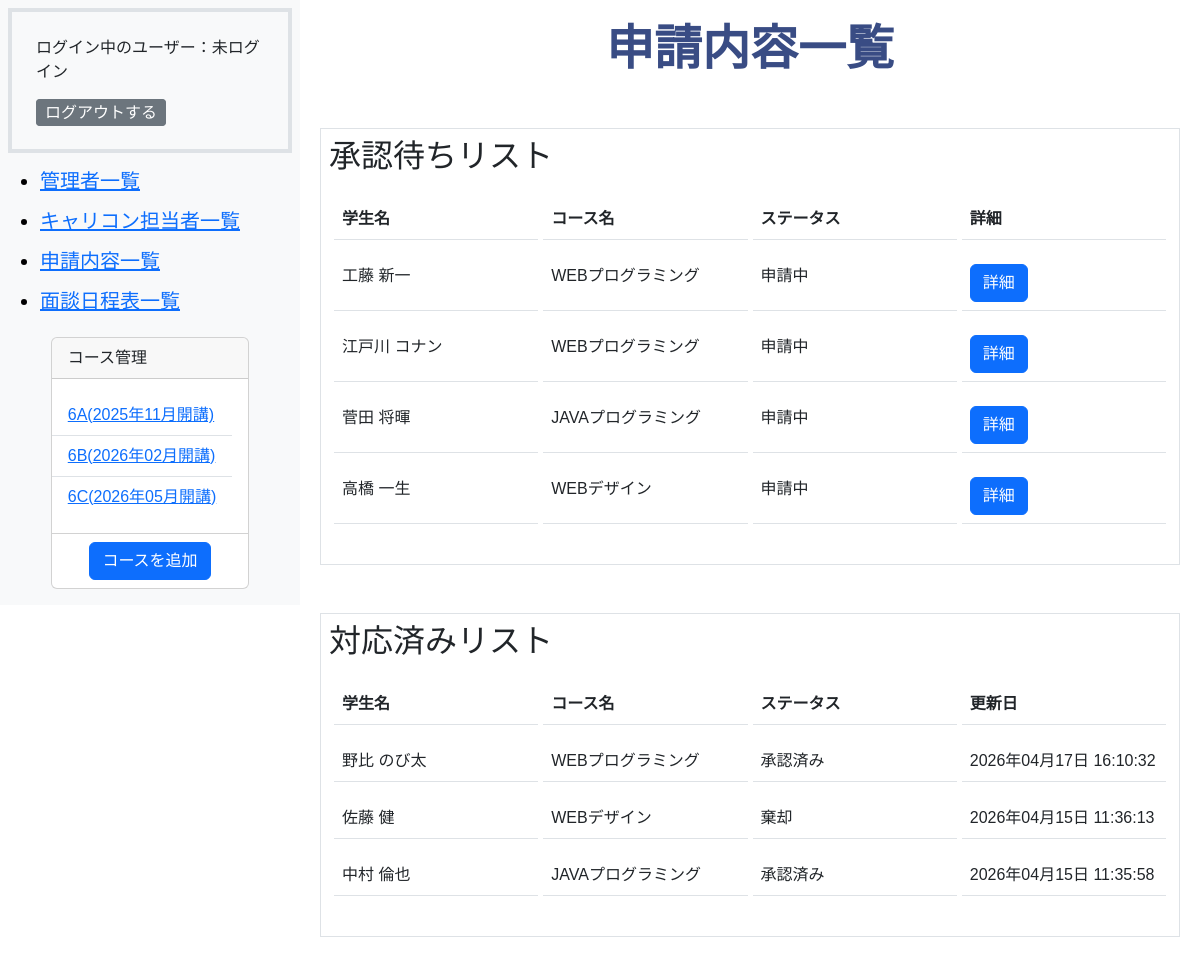
The app's page /admin/index.php with its own data.
### tables this page shows
CREATE TABLE `m_courses` (
  `id` int(11) NOT NULL,
  `name` varchar(255) NOT NULL,
  `start_date` date NOT NULL,
  `end_date` date NOT NULL,
  `course_type` int(11) NOT NULL,
  `classroom_id` int(11) NOT NULL,
  `is_deleted` tinyint(1) NOT NULL DEFAULT 0,
  `created_at` datetime NOT NULL DEFAULT current_timestamp(),
  `updated_at` datetime NOT NULL DEFAULT current_timestamp() ON UPDATE current_timestamp()
);

CREATE TABLE `m_classrooms` (
  `id` int(11) NOT NULL,
  `name` varchar(255) NOT NULL,
  `created_at` datetime NOT NULL DEFAULT current_timestamp(),
  `updated_at` datetime NOT NULL DEFAULT current_timestamp() ON UPDATE current_timestamp()
);

CREATE TABLE `carcon_request_reservations` (
  `id` int(11) NOT NULL,
  `request_carcon_reservation_detail_id` int(11) NOT NULL,
  `change_carcon_reservation_detail_id` int(11) DEFAULT NULL,
  `request_meeting_type` int(11) DEFAULT NULL,
  `change_meeting_type` int(11) DEFAULT NULL,
  `request_status_id` int(11) NOT NULL,
  `request_type` int(4) NOT NULL DEFAULT 0 COMMENT '0: 変更申請 1: キャンセル申請',
  `reject_message` text DEFAULT NULL,
  `created_at` datetime NOT NULL DEFAULT current_timestamp(),
  `updated_at` datetime NOT NULL DEFAULT current_timestamp() ON UPDATE current_timestamp()
);

CREATE TABLE `m_request_statuses` (
  `id` int(11) NOT NULL,
  `name` varchar(255) NOT NULL,
  `created_at` datetime NOT NULL DEFAULT current_timestamp(),
  `updated_at` datetime NOT NULL DEFAULT current_timestamp() ON UPDATE current_timestamp()
);

### includes/functions.php (called while the page is built, shortened)
<?php
function h($string)
{
    return htmlspecialchars($string, ENT_QUOTES, 'UTF-8');
}
function format_date($datetime, $type)
{
    $format_types = [
        1 => 'Y年m月d日 H:i:s',
        2 => 'Y年m月',
        3 => 'm月d日',
        4 => 'Y年m月d日',
        5 => 'Y',
        6 => 'm',
    ];
    return date($format_types[$type], strtotime($datetime));
}

### admin/index.php (the view, shortened to what this page needs)
<?php
require_once __DIR__ . '/../includes/functions.php';
$db = db_connect();
$sql = "SELECT carcon_request_reservations.id AS request_id,
    CONCAT(m_students.last_name , ' ' , m_students.first_name) AS student_name,
    m_courses.name AS course_name,
    m_courses.start_date, m_request_statuses.name AS request_status_name
    FROM carcon_request_reservations
    INNER JOIN carcon_reservation_details ON carcon_request_reservations.request_carcon_reservation_detail_id = carcon_reservation_details.id
    INNER JOIN m_students ON carcon_reservation_details.student_id = m_students.id
    INNER JOIN m_courses ON m_students.course_id = m_courses.id
    INNER JOIN m_request_statuses ON carcon_request_reservations.request_status_id = m_request_statuses.id
    WHERE m_request_statuses.id = 1
    ORDER BY carcon_request_reservations.updated_at ASC";
$stmt = $db->prepare($sql);
$stmt->execute();
$pending_data = $stmt->fetchAll(PDO::FETCH_ASSOC);
$sql = "SELECT carcon_request_reservations.id AS request_id,
    CONCAT(m_students.last_name , ' ' , m_students.first_name) AS student_name,
    m_courses.name AS course_name,
    m_courses.start_date, m_request_statuses.name AS request_status_name,
    carcon_request_reservations.updated_at
    FROM carcon_request_reservations
    INNER JOIN carcon_reservation_details ON carcon_request_reservations.request_carcon_reservation_detail_id = carcon_reservation_details.id
    INNER JOIN m_students ON carcon_reservation_details.student_id = m_students.id
    INNER JOIN m_courses ON m_students.course_id = m_courses.id
    INNER JOIN m_request_statuses ON carcon_request_reservations.request_status_id = m_request_statuses.id
    WHERE m_request_statuses.id != 1
    ORDER BY carcon_request_reservations.updated_at DESC";
$stmt = $db->prepare($sql);
$stmt->execute();
$done_data = $stmt->fetchAll(PDO::FETCH_ASSOC);
?>
<!DOCTYPE html>
<html lang="ja">
<head>
    <link href="https://cdn.jsdelivr.net/npm/bootstrap@5.3.0/dist/css/bootstrap.min.css" rel="stylesheet">
    <link rel="stylesheet" href="../css/style.css">
</head>
<body class="admin-wrapper">
    <?php
    require dirname(__FILE__) . '/sidebar.php';
    ?>
    <section class="admin-main-wrapper">
        <h1 class="display-5 fw-bold text-center">申請内容一覧</h1>
        <div class="border p-2">
            <h2>承認待ちリスト</h2>
            <table class="table table-hover">
                <thead>
                    <tr>
                        <th scope="col">学生名</th>
                        <th scope="col">コース名</th>
                        <th scope="col">ステータス</th>
                        <th scope="col">詳細</th>
                    </tr>
                </thead>
                <tbody>
                    <?php foreach ($pending_data as $data): ?>
                        <tr>
                            <td><?php echo h($data["student_name"]); ?></td>
                            <td><?php echo h($data["course_name"]); ?></td>
                            <td><?php echo h($data["request_status_name"]); ?></td>
                            <td><a href="request_detail.php?id=<?php echo h($data["request_id"]); ?>" class="btn btn-primary d-inline-block">詳細</a></td>
                        </tr>
                    <?php endforeach; ?>
                </tbody>
            </table>
        </div>
        <div class="border p-2 mt-5 mb-5">
            <h2>対応済みリスト</h2>
            <table class="table table-hover">
                <thead>
                    <tr>
                        <th scope="col">学生名</th>
                        <th scope="col">コース名</th>
                        <th scope="col">ステータス</th>
                        <th scope="col">更新日</th>
                    </tr>
                </thead>
                <tbody>
                    <?php foreach ($done_data as $data): ?>
                        <tr>
                            <td><?php echo h($data["student_name"]); ?></td>
                            <td><?php echo h($data["course_name"]); ?></td>
                            <td><?php echo h($data["request_status_name"]); ?></td>
                            <td><?php echo h(format_date($data["updated_at"], 1)); ?></td>
                        </tr>
                    <?php endforeach; ?>
                </tbody>
            </table>
        </div>
    </section>
</body>
</html>

### admin/sidebar.php (shortened to what this page needs)
<?php
$sql = "SELECT m_courses.id as course_id,m_courses.name as courses_name, m_courses.is_deleted as m_courses_is_deleted,start_date,m_classrooms.name as classroom_name FROM m_courses INNER JOIN m_classrooms ON m_courses.classroom_id = m_classrooms.id  ORDER BY start_date ASC";
$stmt = $db->prepare($sql);
$stmt->execute();
$course_list = $stmt->fetchAll(PDO::FETCH_ASSOC);
?>
<aside class="admin-sidebar-wrapper bg-light p-2">
    <div class="p-4 border border-4">
        <p class="fs-6">ログイン中のユーザー：<?php echo isset($_SESSION['login_admin_id']) ? $_SESSION['staff_name'] : "未ログイン"; ?></p>
        <a href="./logout.php" class="btn btn-secondary btn-sm fs-6 d-inline">ログアウトする</a>
    </div>
    <nav class="navbar navbar-light bg-light">
        <ul>
            <li class="navbar-brand"><a href="staff.php">管理者一覧</a></li>
            <li class="navbar-brand"><a href="carcon_staff.php">キャリコン担当者一覧</a></li>
            <li class="navbar-brand"><a href="index.php">申請内容一覧</a></li>
            <li class="navbar-brand"><a href="schedule.php">面談日程表一覧</a></li>
        </ul>
        <div id="course" class="card pb-2  m-auto">
            <p class="card-header">コース管理</p>
            <ul class="card-body list-group list-group-flush mb-2">
                <?php
                foreach ($course_list as $course):
                ?>
                    <?php if ($course['m_courses_is_deleted'] == 0): ?>
                        <li class="list-group-item"><a href="student.php?course_id=<?php echo h($course['course_id']) ?>"><?php echo h($course['classroom_name']) ?>(<?php echo h(format_date($course['start_date'], 2)) ?>開講)</a></li>
                    <?php endif; ?>
                <?php endforeach; ?>
            </ul>
            <a href="course_add.php" class="btn btn-primary m-auto">コースを追加</a>
        </div>
    </nav>
</aside>

### css/style.css (style rules this page uses)
.admin-wrapper { display: flex; }
.admin-sidebar-wrapper { width: max(300px, 20%); }
.admin-main-wrapper { width: 80%; padding-inline: 20px; padding-block-start: 20px; margin-inline-start: max(300px, 20%); ; }
aside { position: fixed; }
body { font-family: 'LINE Seed JP', sans-serif; }
table { border-collapse: separate; border-spacing: 5px 16px; table-layout: fixed; width: 100%; }
table td, table th { padding: 1.0rem 0.6rem; }
th:first-child, td:first-child { width: 25%; }
h1 { text-align: center; color: #394C84; margin-bottom: 50px; }
.btn { display: flex; justify-content: space-between; align-items: end; white-space: nowrap; }
.navbar { background-color: #F6F8FB; }

### records on screen
m_courses: classroom.name "6A", start_date "2025年11月"
m_courses: classroom.name "6B", start_date "2026年02月"
m_courses: classroom.name "6C", start_date "2026年05月"
carcon_request_reservations: student_name "工藤 新一", m_courses.name "WEBプログラミング", request_status.name "申請中"
carcon_request_reservations: student_name "江戸川 コナン", m_courses.name "WEBプログラミング", request_status.name "申請中"
carcon_request_reservations: student_name "菅田 将暉", m_courses.name "JAVAプログラミング", request_status.name "申請中"
carcon_request_reservations: student_name "高橋 一生", m_courses.name "WEBデザイン", request_status.name "申請中"
carcon_request_reservations: student_name "野比 のび太", m_courses.name "WEBプログラミング", request_status.name "承認済み", updated_at "2026年04月17日 16:10:32"
carcon_request_reservations: student_name "佐藤 健", m_courses.name "WEBデザイン", request_status.name "棄却", updated_at "2026年04月15日 11:36:13"
carcon_request_reservations: student_name "中村 倫也", m_courses.name "JAVAプログラミング", request_status.name "承認済み", updated_at "2026年04月15日 11:35:58"
